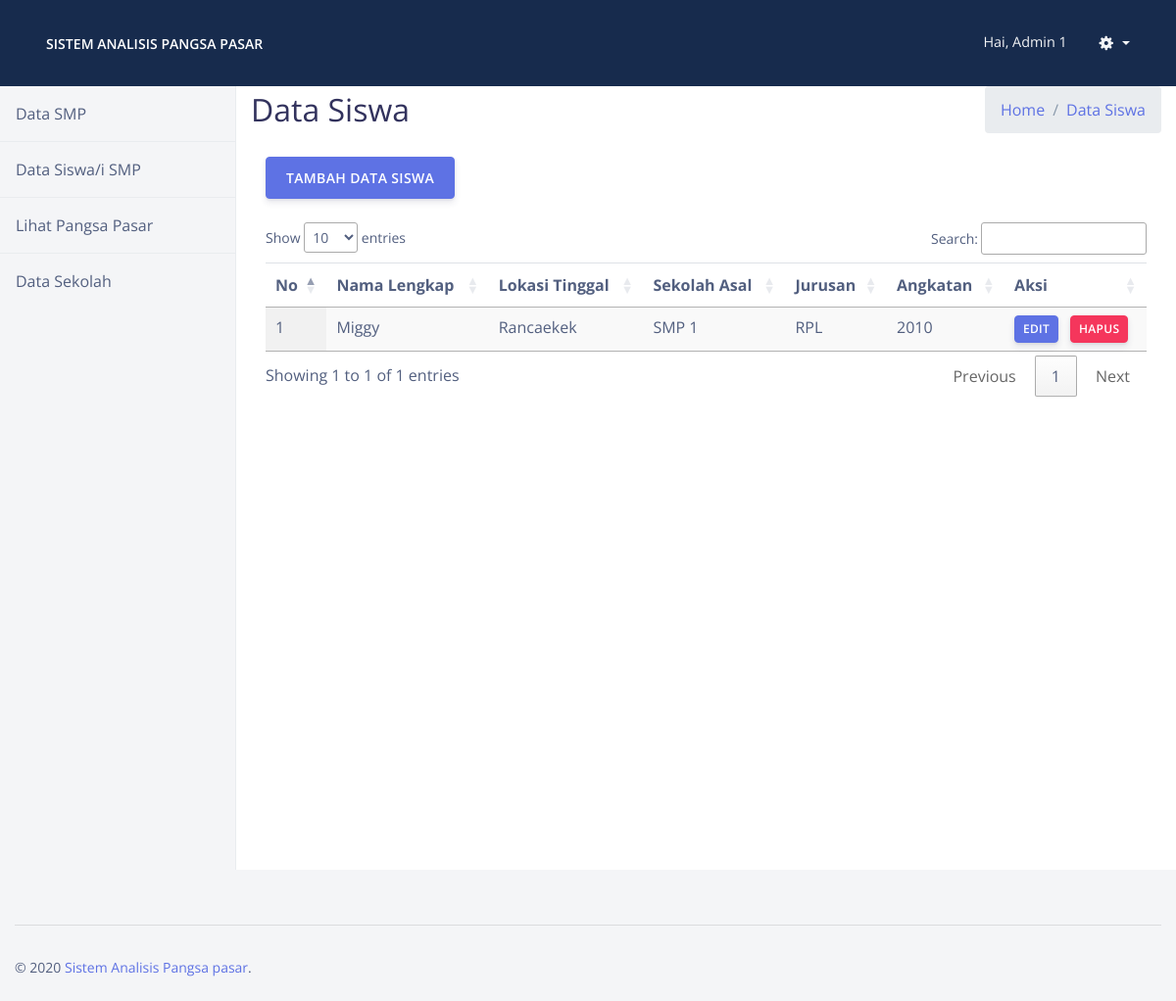
The page /datasiswa.php (signed in) on the database its author committed.
### tables this page shows
CREATE TABLE `tb_siswa` (
  `id_siswa` int(11) NOT NULL,
  `nama_lengkap` varchar(100) NOT NULL,
  `sekolah_asal` varchar(100) NOT NULL,
  `lokasi` varchar(255) NOT NULL,
  `id_sekolah` int(11) NOT NULL,
  `jurusan` varchar(255) NOT NULL,
  `angkatan` varchar(255) NOT NULL
);

### db_connect.php (called while the page is built, shortened)
<?php
class database{
	var $host = "localhost";
	var $username = "root";
	var $password = "";
	var $database = "db_pangsapasar";
	var $koneksi;
	function __construct(){
        $this->koneksi = mysqli_connect($this->host, $this->username, $this->password,$this->database);
    }
    function tampil_data()
	{
		$data = mysqli_query($this->koneksi,"select * from tb_siswa");
		while($row = mysqli_fetch_array($data)){
			$hasil[] = $row;
		}
		return $hasil;
	}
}
?>

### datasiswa.php (the view)
<?php
include('header.php');
$db = new database();
$data_siswa = $db->tampil_data();
?>
  <div class="d-flex" id="wrapper">
    <?php
    if($_SESSION['role']=="Kepala Sekolah")
    {
      include('menukepsek.php');
    } else {
      include('menuhubin.php');
    }
    ?>
    <div id="page-content-wrapper">
    <div class="content-header">
        <div class="container-fluid">
          <div class="row mb-2">
            <div class="col-sm-6">
              <h1 class="h2 m-0">Data Siswa</h1>
            </div>
            <div class="col-sm-6">
              <ol class="breadcrumb float-sm-right">
                <li class="breadcrumb-item"><a href="#">Home</a></li>
                <li class="breadcrumb-item"><a href="#">Data Siswa</a></li>
              </ol>
            </div>
          </div>
        </div>
      </div>
      <div class="container-fluid">
      <div class="container my-2">
      <a href="#" class="btn btn-primary mb-4">Tambah Data Siswa</a>
    <table class="table table-sm table-hover display" id="table_id">
    <thead>
      <tr>
        <th scope="col">No</th>
        <th scope="col">Nama Lengkap</th>
        <th scope="col">Lokasi Tinggal</th>
        <th scope="col">Sekolah Asal</th>
        <th scope="col">Jurusan</th>
        <th scope="col">Angkatan</th>
        <th scope="col">Aksi</th>
      </tr>
    </thead>
    <tbody>
    <?php
		$no = 1;
		foreach($data_siswa as $row){
			?>
			<tr>
				<td><?php echo $no++; ?></td>
        <td><?php echo $row['nama_lengkap']; ?></td>
				<td><?php echo $row['lokasi']; ?></td>
				<td><?php echo $row['sekolah_asal']; ?></td>
				<td><?php echo $row['jurusan']; ?></td>
				<td><?php echo $row['angkatan']; ?></td>
				<td>
          <a href="#" class="btn btn-primary btn-sm">Edit</a>
          <a href="#" class="btn btn-danger btn-sm">Hapus</a>
				</td>
			</tr>
			<?php
		}
		?>
    </tbody>
  </table>
  </div>
      </div>
    </div>
  </div>
  <?php
include('footer.php');
?>

### assets/css/simple-sidebar.css (style rules this page uses)
#wrapper { overflow-x: hidden; }
#page-content-wrapper { min-width: 100vw; }
@media (min-width: 768px) { #page-content-wrapper { min-width: 0; width: 100%; } }

### rows shown on the page
tb_siswa: nama_lengkap "Miggy", lokasi "Rancaekek", sekolah_asal "SMP 1", jurusan "RPL", angkatan "2010"

### other values the page prints
$_SESSION['nama'] "Admin 1"
